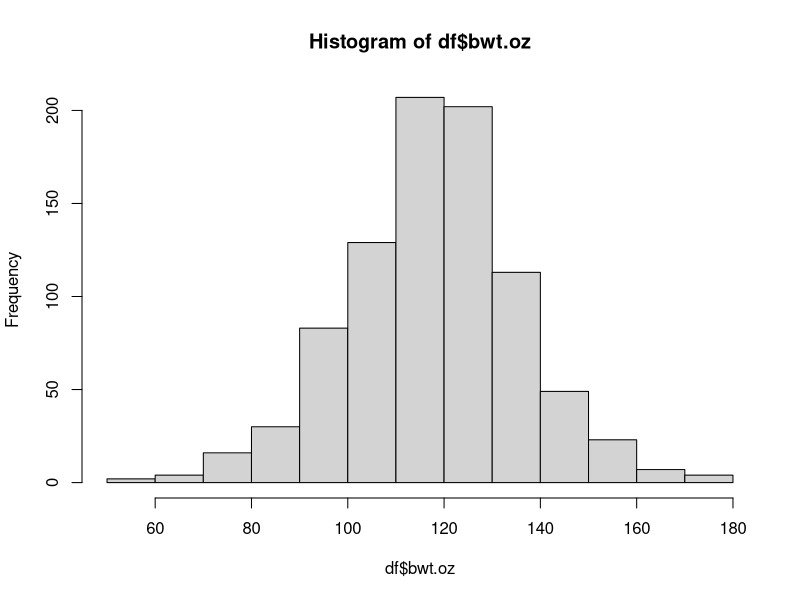
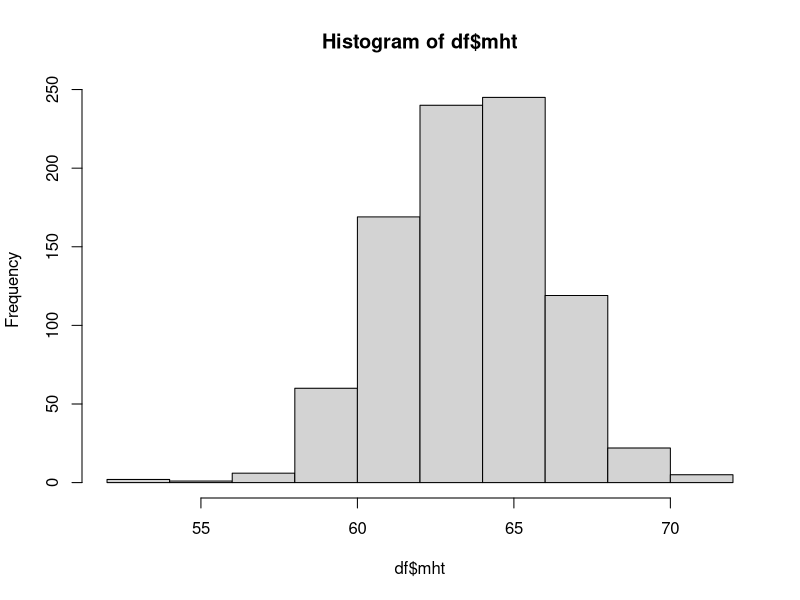
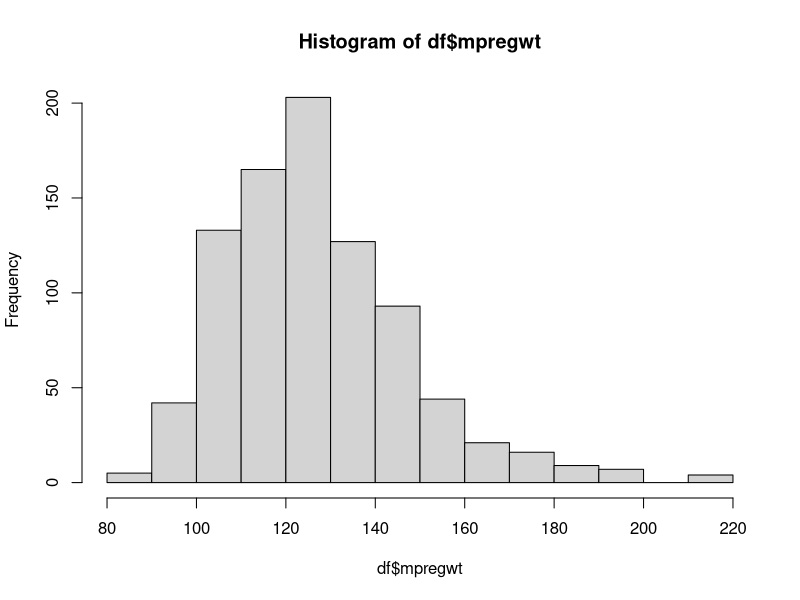
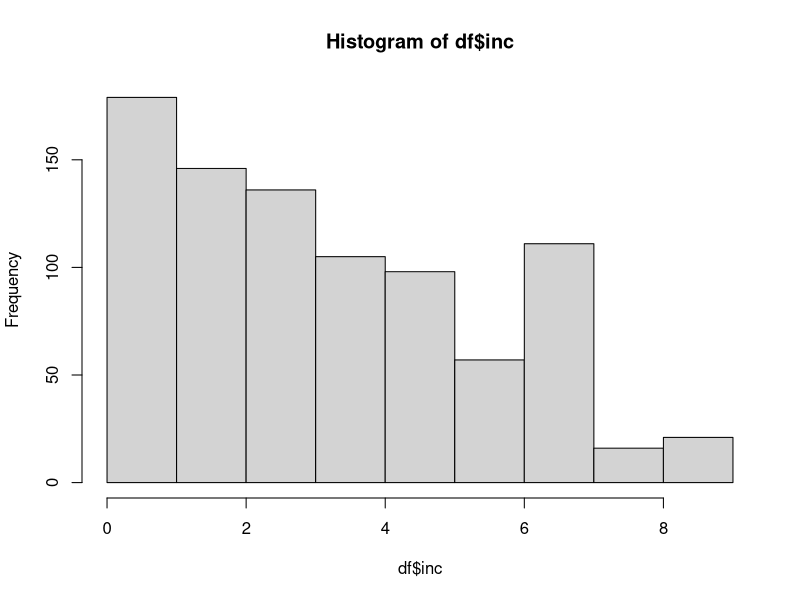
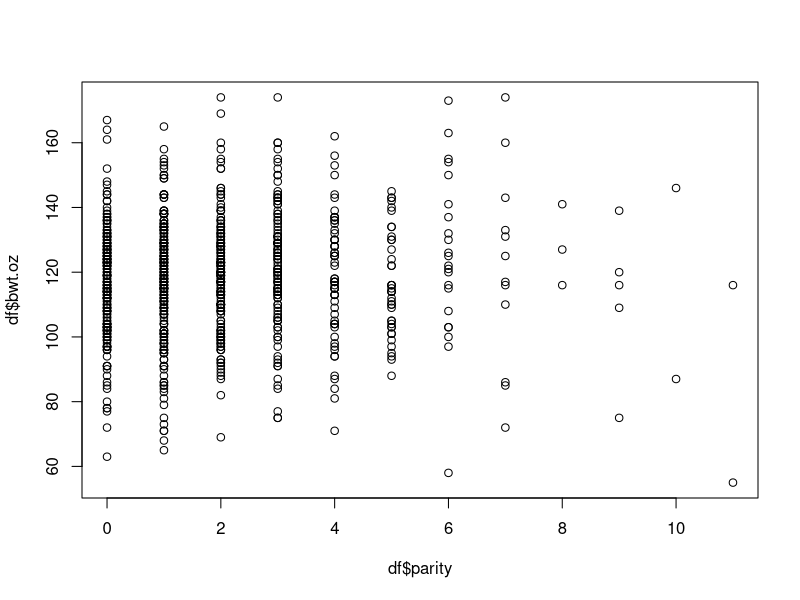
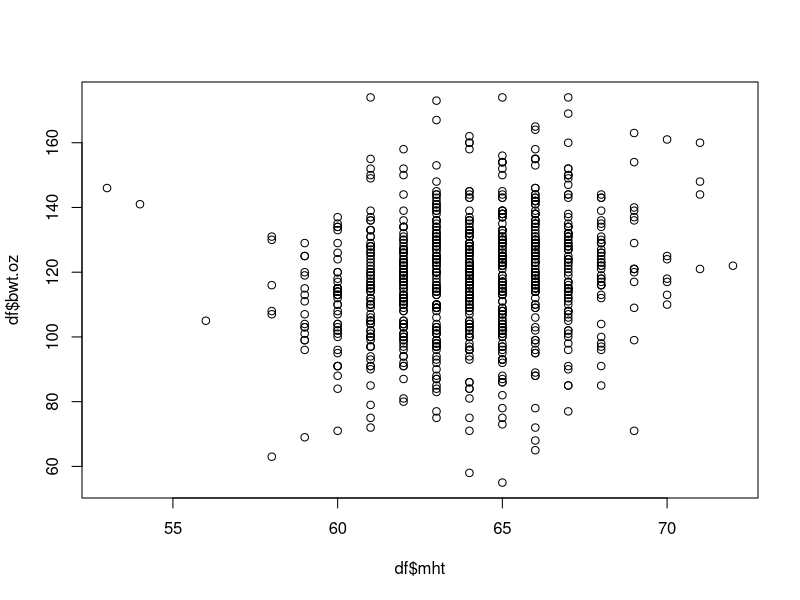
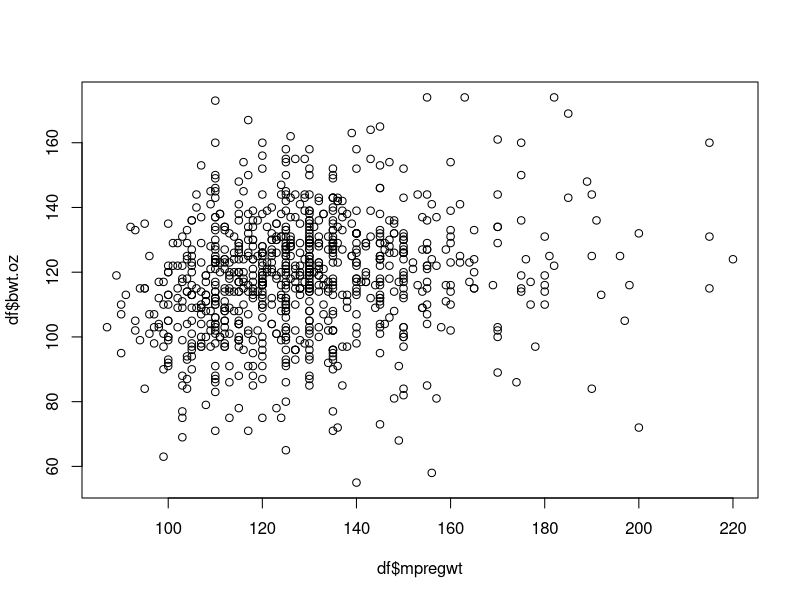
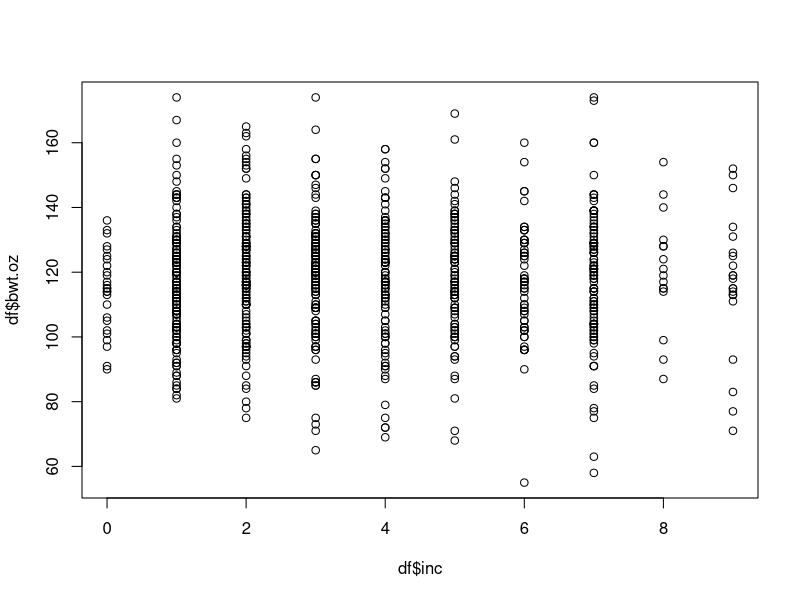

Reproduce these figures in R, in order.
## ---- chunk 1

options(warn=-1)
options(xtable.comment = FALSE)


library(ggplot2)
library(xtable)
library(rms)


## ---- chunk 2

rm(list = ls())

df <- read.csv("OldFaithful.csv", stringsAsFactors = FALSE, sep = "," ,dec="," )
df$Duration <- as.double(df$Duration)
df$DurationCent <- df$Duration - mean(df$Duration)
## ---- chunk 3

model <- lm(Interval~DurationCent, data=df)

## ---- chunk 4

xtable(model)

#par(mfrow=c(2,2))
#plot(model, which = 1, col=c("blue4"))
#plot(model, which = 2, col=c("blue4"))
#plot(model, which = 3, col=c("blue4"))
#plot(model, which = 5, col=c("blue4"))

## ---- chunk 5

xtable(confint(model))

## ---- chunk 6
df$Date <- as.factor(df$Date)

model_withday <- lm(Interval~DurationCent+Date, data=df)

## ---- chunk 7

ftest_result <- anova(model, model_withday)

xtable(ftest_result)
## ---- chunk 8

set.seed(123) # use whatever number you want

new_df <- df[sample(nrow(df)),]
# Define the number of folds you want
K <- 10
# Define a matrix to save your results into
RSME <- matrix(0,nrow=K,ncol=1)
# Split the row indexes into k equal parts
kth_fold <- cut(seq(1,nrow(df)),breaks=K,labels=FALSE)
# Now write the for loop for the k-fold cross validation


for(k in 1:K){
  # Split your data into the training and test datasets
  test_index <- which(kth_fold==k)
  train <- df[-test_index,]
  test <- df[test_index,]
  
  y_test_pred <- predict(model_withday, test)
  testMSE <- mean((df$Interval- y_test_pred)^2);
  # Now that you've split the data, 
  RSME[k,] <- sqrt(testMSE)
}

RSME_withday = mean(RSME)


for(k in 1:K){
  # Split your data into the training and test datasets
  test_index <- which(kth_fold==k)
  train <- df[-test_index,]
  test <- df[test_index,]
  
  y_test_pred <- predict(model, test)
  testMSE <- mean((df$Interval- y_test_pred)^2);
  # Now that you've split the data, 
  RSME[k,] <- sqrt(testMSE)
}

RSME_normal = mean(RSME)
#RSME_withday
## ---- chunk 9

rm(list = ls())

df <- read.csv("smoking.csv", stringsAsFactors = FALSE, sep = "," ,dec="," )

#Remove gestation
df = subset(df, select = -c(date, gestation))

# collapse race categories from 0 - 5 into one category for race = white
df[df$mrace < 6, ]$mrace = 5
df[df$med <= 7 & df$med >= 6, ]$med = 7


# Factorize 
df$med   <- as.factor(df$med)
df$mrace <- as.factor(df$mrace)
df$smoke <- as.factor(df$smoke)

df$parityCent <- df$parity - mean(df$parity)
df$mageCent <- df$mage - mean(df$mage)
df$mhtCent <- df$mht - mean(df$mht)
df$mpregwtCent <- df$mpregwt - mean(df$mpregwt)


## ---- chunk 10

hist(df$bwt.oz)
# Conclude:  df$bwt.oz is normal distribution 


df$parity_sqrt <- sqrt(df$parity)
df$inc_sqrt <- sqrt(df$inc)
 

hist(df$mht)
hist(df$mpregwt)
hist(df$inc)

## ---- chunk 11

# Plot 
plot(y = df$bwt.oz, x = df$parity) 
plot(y = df$bwt.oz, x = df$mht) 
plot(y = df$bwt.oz, x = df$mpregwt) 
plot(y = df$bwt.oz, x = df$inc) 

# Terriable no linear relation ship

## ---- chunk 12
boxplot(bwt.oz~smoke,  data=df)
boxplot(bwt.oz~med,  data=df)
boxplot(bwt.oz~mrace,  data=df)

## ---- chunk 13

ggplot(df,aes(x=parity, y=bwt.oz)) +
  geom_point(alpha = .5,colour="blue4") +
  geom_smooth(method="lm",col="red3") + theme_classic() +
  facet_wrap( ~ med) 

## ---- chunk 14

ggplot(df,aes(x=parity, y=bwt.oz)) +
  geom_point(alpha = .5,colour="blue4") +
  geom_smooth(method="lm",col="red3") + theme_classic() +
  facet_wrap( ~ mrace) 

## ---- chunk 15

ggplot(df,aes(x=parity, y=bwt.oz)) +
  geom_point(alpha = .5,colour="blue4") +
  geom_smooth(method="lm",col="red3") + theme_classic() +
  facet_wrap( ~ smoke) 

## ---- chunk 16

ggplot(df,aes(x=mage, y=bwt.oz)) +
  geom_point(alpha = .5,colour="blue4") +
  geom_smooth(method="lm",col="red3") + theme_classic() +
  facet_wrap( ~ med) 

## ---- chunk 17

ggplot(df,aes(x=mht, y=bwt.oz)) +
  geom_point(alpha = .5,colour="blue4") +
  geom_smooth(method="lm",col="red3") + theme_classic() +
  facet_wrap( ~ med) 

## ---- chunk 18

ggplot(df,aes(x=mpregwt, y=bwt.oz)) +
  geom_point(alpha = .5,colour="blue4") +
  geom_smooth(method="lm",col="red3") + theme_classic() +
  facet_wrap( ~ med) 

## ---- chunk 19

ggplot(df,aes(x=inc, y=bwt.oz)) +
  geom_point(alpha = .5,colour="blue4") +
  geom_smooth(method="lm",col="red3") + theme_classic() +
  facet_wrap( ~ med) 

## ---- chunk 20

ggplot(df,aes(x=inc, y=bwt.oz)) +
  geom_point(alpha = .5,colour="blue4") +
  geom_smooth(method="lm",col="red3") + theme_classic() +
  facet_wrap( ~ mrace) 

## ---- chunk 21

ggplot(df,aes(x=parity, y=bwt.oz)) +
  geom_point(alpha = .5,colour="blue4") +
  geom_smooth(method="lm",col="red3") + theme_classic() +
  facet_wrap( ~ mrace) 

## ---- chunk 22

ggplot(df,aes(x=mht, y=bwt.oz)) +
  geom_point(alpha = .5,colour="blue4") +
  geom_smooth(method="lm",col="red3") + theme_classic() +
  facet_wrap( ~ mrace) 

## ---- chunk 23

ggplot(df,aes(x=mpregwt, y=bwt.oz)) +
  geom_point(alpha = .5,colour="blue4") +
  geom_smooth(method="lm",col="red3") + theme_classic() +
  facet_wrap( ~ mrace) 

## ---- chunk 24

# 
#raw_model_1 <- lm(bwt.oz ~ parity + mrace + mage_log + med + mht + mpregwt + inc + smoke, data=df)
#
#raw_model_1 <- lm(bwt.oz ~ parity + mrace + mage_log + mht + mpregwt + inc + smoke, data=df)
#
#
#raw_model_2 <- lm(bwt.oz ~ parity + mrace*mht + mage_log + mpregwt  + smoke, data=df)
#
#raw_model_3 <- lm(bwt.oz ~ parity + smoke  + mage_log + mpregwt  + mht, data=df)

## ---- chunk 25

#model_null <- lm(bwt.oz~1,data=df)
#raw_full <- lm(bwt.oz ~ parity_sqrt + mrace + mage + med + mht + mpregwt + inc_sqrt + smoke, data=df)
#
#Model_forward_aic <- step(model_null, scope = formula(raw_full),direction="forward",trace=0)
#
#Model_forward_bic <- step(model_null, scope = formula(raw_full),direction="forward",trace=0, k = #log(n))
#
#
#Model_back_aic <- step(raw_full, direction="backward",trace=0)
#
#Model_back_bic <- step(raw_full, direction="backward",trace=0, k = log(n))
#
#Model_both_aic <- step(model_null, scope = formula(raw_full),direction="both",trace=0)
#
#Model_both_bic <- step(model_null, scope = formula(raw_full),direction="both",trace=0, k = #log(n))

#final_model = lm(formula = bwt.oz ~ smoke + mht + mrace + mpregwt + parity, data = df)

final_model = lm(formula = bwt.oz ~ smoke + mht + mrace + mpregwt + parity_sqrt, data = df)


# TO Answer :2
#What is a likely range for the difference in birth weights for smokers and non-smokers?
# confint(final_model) 

# TO Answer :3
#
#Is there any evidence that the association between smoking and birth weight differs by mother’s #race? If so, characterize those differences.

ggplot(df,aes(x=smoke, y=bwt.oz, fill=smoke)) +
  geom_boxplot()  +
  scale_fill_brewer(palette="Blues") +
  theme_classic() + theme(legend.position="none") +
  facet_wrap( ~ mrace)

## ---- chunk 26

plot(y = df$bwt.oz, x = sqrt(df$parity), main = "Fig. 1") 
plot(y = df$bwt.oz, x = df$mage, main = "Fig. 2") 
plot(y = df$bwt.oz, x = df$mht, main = "Fig. 3") 
plot(y = df$bwt.oz, x = df$mpregwt, main = "Fig. 4") 
plot(y = df$bwt.oz, x = sqrt(df$inc), main = "Fig. 5") 
boxplot(bwt.oz~smoke,  data=df, main = "Fig. 6")
boxplot(bwt.oz~med,  data=df, main = "Fig. 7")
boxplot(bwt.oz~mrace,  data=df, main = "Fig. 8")

## ---- chunk 27



ggplot(df,aes(x=parity, y=bwt.oz)) +
  geom_point(alpha = .5,colour="grey") +
  geom_smooth(method="lm",col="red3") + theme_classic() +
  facet_wrap( ~ smoke) 

ggplot(df,aes(x=mage, y=bwt.oz)) +
  geom_point(alpha = .5,colour="grey") +
  geom_smooth(method="lm",col="red3") + theme_classic() +
  facet_wrap( ~ smoke) 

ggplot(df,aes(x=mht, y=bwt.oz)) +
  geom_point(alpha = .5,colour="grey") +
  geom_smooth(method="lm",col="red3") + theme_classic() +
  facet_wrap( ~ smoke) 

ggplot(df,aes(x=mpregwt, y=bwt.oz)) +
  geom_point(alpha = .5,colour="grey") +
  geom_smooth(method="lm",col="red3") + theme_classic() +
  facet_wrap( ~ smoke) 

ggplot(df,aes(x=inc, y=bwt.oz)) +
  geom_point(alpha = .5,colour="grey") +
  geom_smooth(method="lm",col="red3") + theme_classic() +
  facet_wrap( ~ smoke) 


ggplot(df,aes(x=smoke, y=bwt.oz, fill=smoke)) +
  geom_boxplot()  +
  scale_fill_brewer(palette="Blues") +
  theme_classic() + theme(legend.position="none") +
  facet_wrap( ~ mrace)

ggplot(df,aes(x=smoke, y=bwt.oz, fill=smoke)) +
  geom_boxplot()  +
  scale_fill_brewer(palette="Blues") +
  theme_classic() + theme(legend.position="none") +
  facet_wrap( ~ med)

## ---- chunk 28
xtable(final_model)

fsta <- summary(final_model)$fstatistic
model_pvalue <- pf(fsta[1],fsta[2],fsta[3],lower.tail=F)
attributes(model_pvalue) <- NULL

## ---- chunk 29
xtable(confint(final_model))
## ---- chunk 30

plot(final_model, which = 1, col=c("blue4"))
plot(final_model, which = 2, col=c("blue4"))
plot(final_model, which = 3, col=c("blue4"))
plot(final_model, which = 4, col=c("blue4"))
